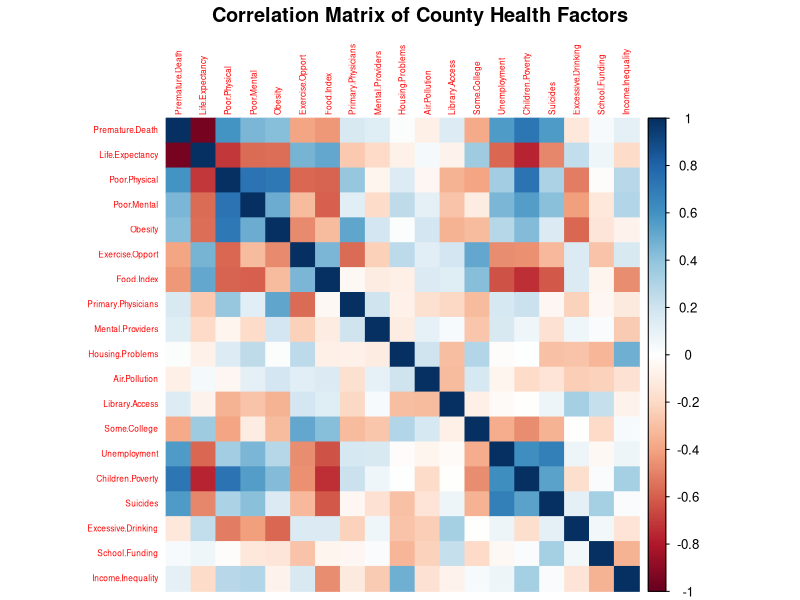
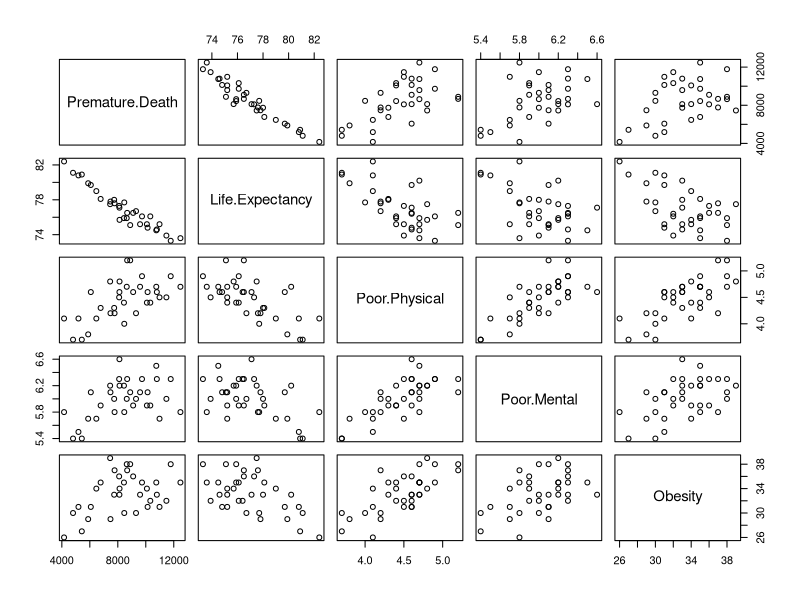
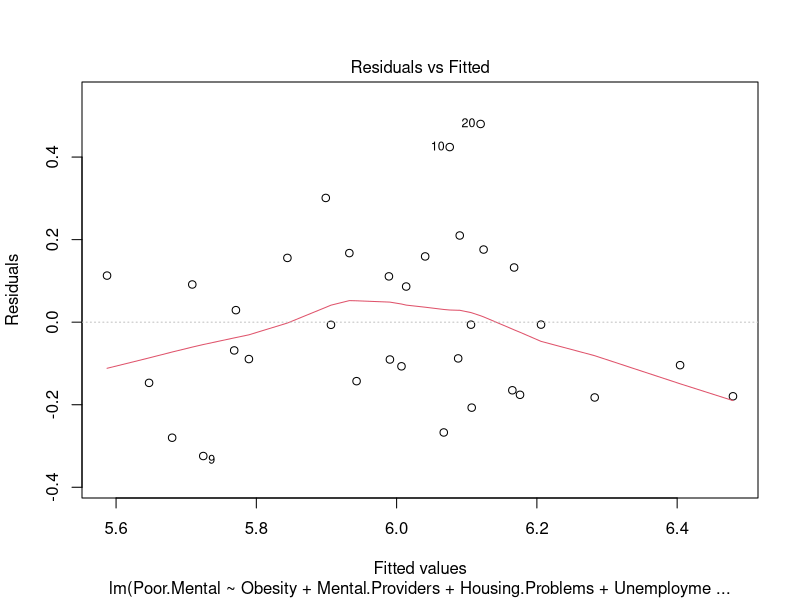
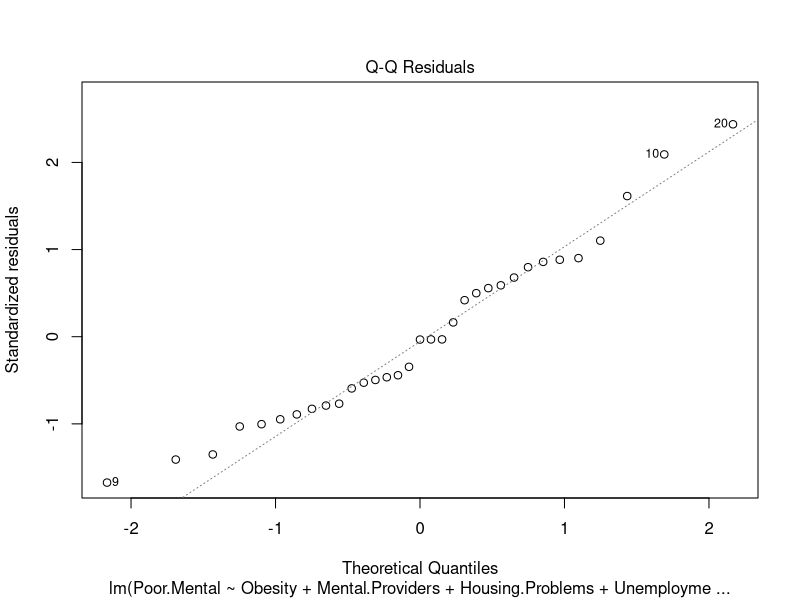
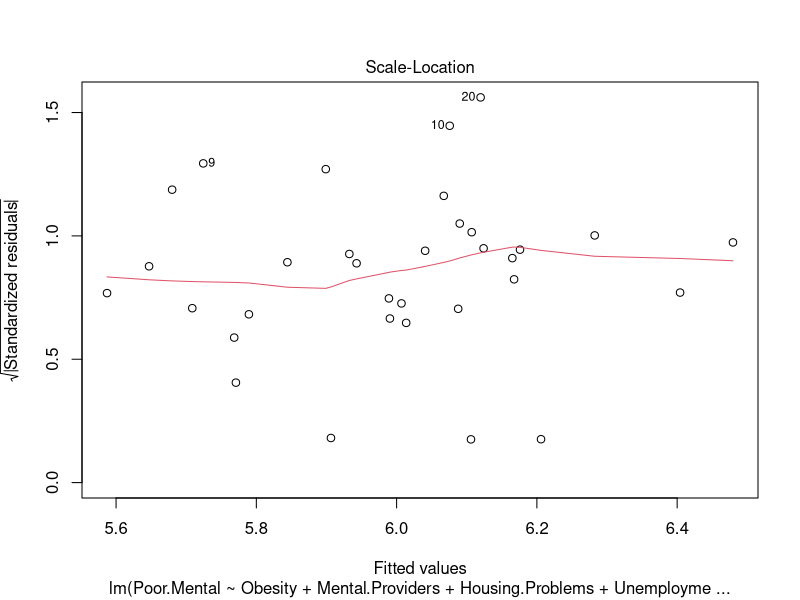
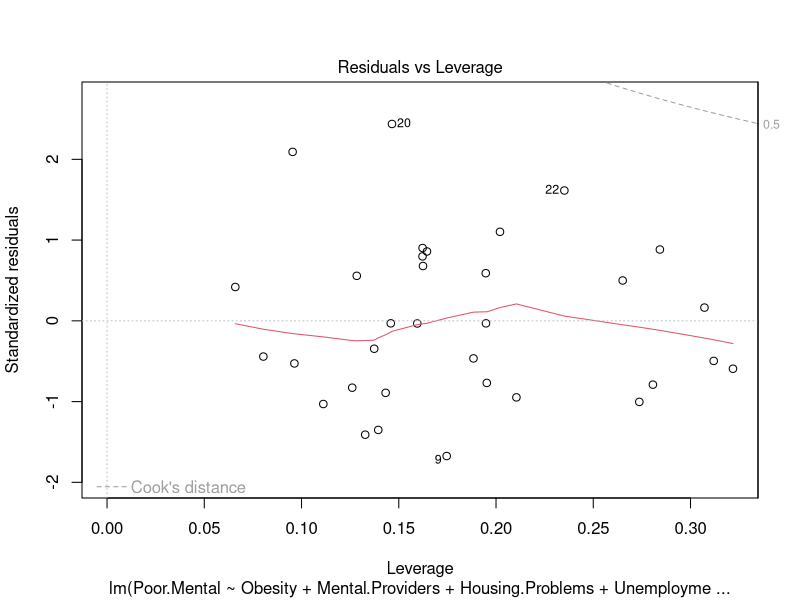
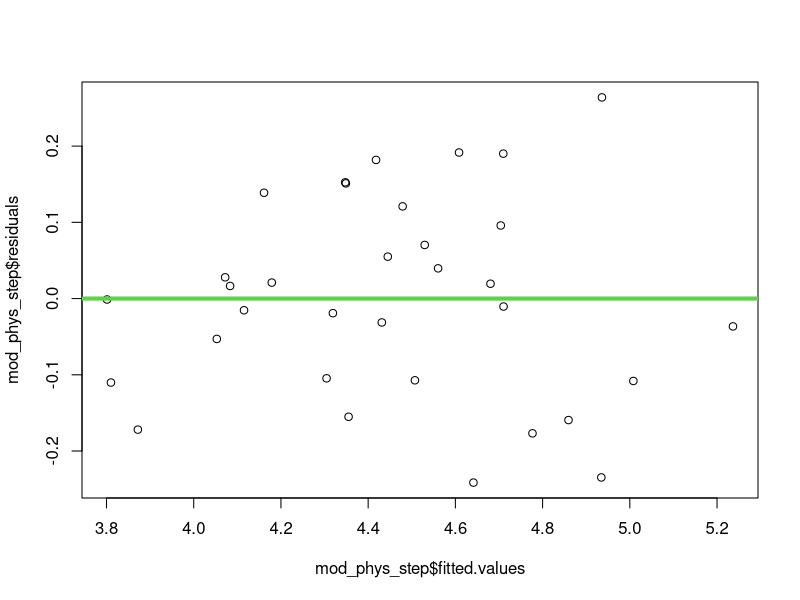
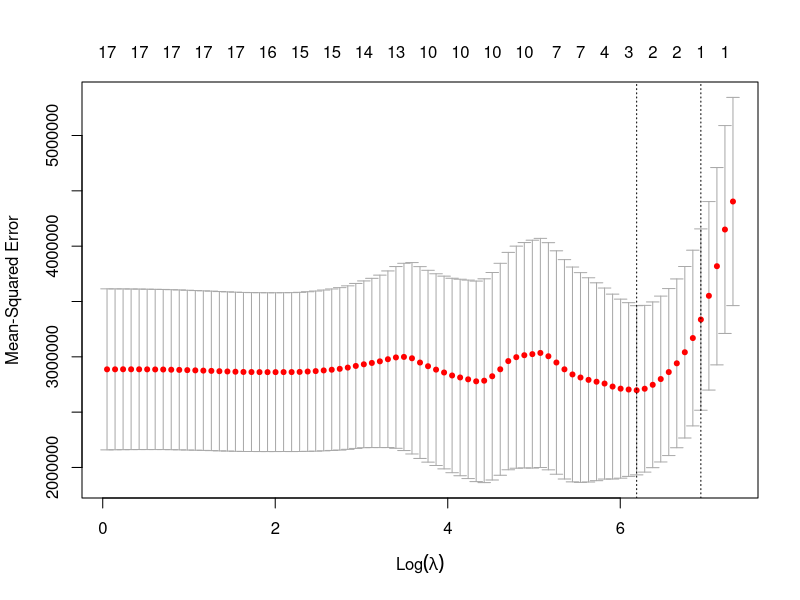

Here is the R script that generated these plots, in order:
## ---- chunk 1
#install.packages("corrplot")
library(corrplot)
df = read.csv("data/Oregon_Health_Data_Cleaned.csv", header = TRUE)
num_df = df[, sapply(df, is.numeric)]
corr_mat = cor(num_df, use = "complete.obs")

corrplot(
  corr_mat,
  method = "color",
  tl.cex = 0.5,    #
  number.cex = 0.5, # 
  mar = c(0, 0, 2, 0) # 
)

title("Correlation Matrix of County Health Factors", line = 3)

## ---- chunk 2
pairs(df[, c("Premature.Death","Life.Expectancy","Poor.Physical","Poor.Mental","Obesity")])
## ---- chunk 3
health_vars = df[, c("Premature.Death",
                      "Life.Expectancy",
                      "Poor.Physical",
                      "Poor.Mental",
                      "Obesity")]
cor(health_vars, use = "complete.obs")
## ---- chunk 4
df = read.csv("data/Oregon_Health_Data_Cleaned.csv", header = TRUE )
df = df[, -c(1, 2)] # getting rid of State and County columns
df = na.omit(df)
mod1 = lm(Poor.Mental ~ . -Poor.Physical, data=df) # initial model 
#summary(mod1)

library(car)
#vif(mod1) # values over 5 should be ommitted


mod1 = lm(Poor.Mental ~ . -Poor.Physical -Premature.Death -Life.Expectancy -Suicides -Food.Index, data=df) # initial model 
library(MASS)

library(effects)
mod_step = stepAIC(mod1, direction="both", trace = FALSE)
#summary(mod_step)

plot(mod_step)

## ---- chunk 5
mod_phys_full = lm(Poor.Physical ~ . -Poor.Mental -Life.Expectancy, data = df)
vif(mod_phys_full)
mod_phys_step = stepAIC(mod_phys_full, direction = "both", trace = FALSE)

coefs = summary(mod_phys_step)$coefficients
round(coefs, 5)

## ---- chunk 6
plot(mod_phys_step$fitted.values, mod_phys_step$residuals)
abline(h = 0, col = 3, lwd = 4)
## ---- chunk 7
group1 = mod_phys_step$fitted > median(mod_phys_step$fitted)
var.test(mod_phys_step$residuals[group1], mod_phys_step$residuals[!group1])
## ---- chunk 8
shapiro.test(mod_phys_step$residuals)
## ---- chunk 9

library(glmnet)
y = df$Premature.Death
X = model.matrix(Premature.Death ~ . -Life.Expectancy, data = df)[, -1]  # remove intercept
set.seed(123)
lasso_cv = cv.glmnet(X, y, alpha = 1)
lasso_cv$lambda.min      # best model
lasso_cv$lambda.1se      # simple model
#coef(lasso_cv, s = "lambda.min")
lasso_model = glmnet(X, y, alpha = 1, lambda = lasso_cv$lambda.min)
coef(lasso_model)

## ---- chunk 10
plot(lasso_cv)
## ---- chunk 11
mod_final = lm( Premature.Death ~ Poor.Physical + Children.Poverty + Suicides, data = df)
summary(mod_final)
## ---- chunk 12
confint(mod_final)

## ---- chunk 13

newdata = data.frame( Poor.Physical = mean(df$Poor.Physical), Children.Poverty  = 13, Suicides = mean(df$Suicides))
predict(mod_final, newdata, interval = "prediction")
